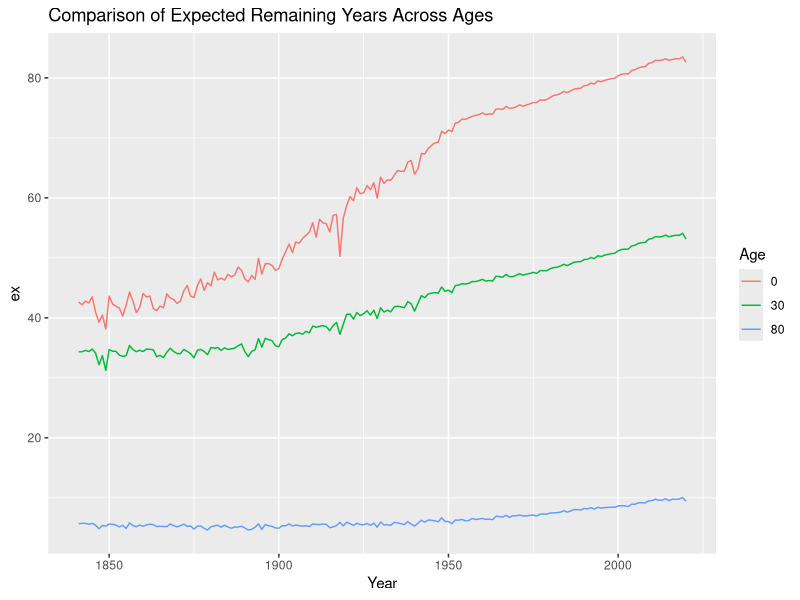
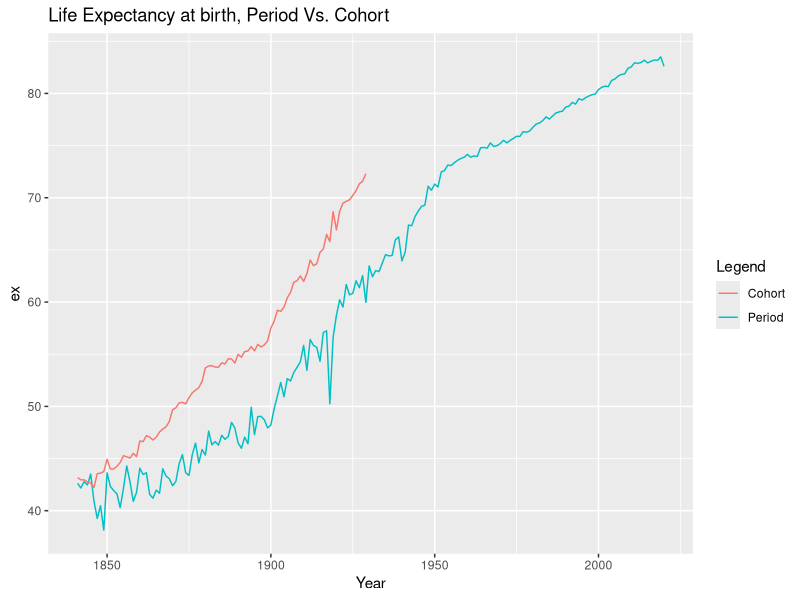

Source code (R) for these figures, in order:
##
## DEMO2002 - Life table II
##

#### Data preparation ####

Mx <- read.table("fltper_1x1.txt",
                 header=TRUE,fill=TRUE,skip=2)[,1:3]

Mx$Age[Mx$Age == "110+"] <- 110# change the "110+" to "110"
  Mx$Age <- as.numeric(Mx$Age)# convert to numeric value
  
  Mx2 <-read.table("fltcoh_1x1.txt",
                   header=TRUE,fill=TRUE,skip=2)[,1:3]

Mx2$Age[Mx2$Age == "110+"] <- 110# same for cohort data
  Mx2$Age <- as.numeric(Mx2$Age)# same for cohort data
  
  # change mx to numeric as well
  Mx2$mx <- as.numeric(ifelse(Mx2$mx==".","0",Mx2$mx))
  
Mx$Year <- as.numeric(Mx$Year)
Mx2$Year <- as.numeric(Mx2$Year)

#### We do it for one year #####

mx <- Mx[Mx$Year==2020,]$mx

sex <- "f"

N<-length(mx)

ax<-rep(0.5,N) 

if(sex=="m"){
  ax[1]<-ifelse(mx[1]<0.107,0.045+mx[1]*2.684,0.330)}
if(sex=="f"){
  ax[1]<-ifelse(mx[1]<0.107,0.053+2.800*mx[1],0.350)
}

# how to calculate qx for each age
# qx for last age group?
qx <- mx/(1 + (1 - ax)*mx)
qx[N] <- 1

px<-1-qx

lx<-100000

for(y in 1:(N-1)){          
  # write this loop yourself, we covered it last week
  lx[y+1] <- lx[y]*px[y]
}

dx <- lx*qx# calculate dx

Lx <- lx[-1] + ax[-N]*dx[-N] #calculate Lx, think in terms of vectors in calculation

Lx[N]<-ifelse(mx[N]>0,lx[N]/mx[N],0)                  

Tx<-c()

for(y in 1:N){
  # Calculate Tx
  Tx[y] <- sum(Lx[y:N])
}

ex <- Tx/lx # do it yourself

ex[1]

#### Putting it into a function ####

LifeTableMx<-function(mx,sex){
  
  N<-length(mx)
  
  ax<-rep(0.5,N) #this 
  
  if(sex=="m"){
    ax[1]<-ifelse(mx[1]<0.107,0.045+mx[1]*2.684,0.330)}
  if(sex=="f"){
    ax[1]<-ifelse(mx[1]<0.107,0.053+2.800*mx[1],0.350)
  }
  
  # We need the functions to calculate ex from qx
  
  qx <- mx/(1 + (1 - ax)*mx)
  qx[N] <- 1
  
  px<-1-qx
  
  lx<-100000
  
  for(y in 1:(N-1)){          

    lx[y+1] <- lx[y]*px[y]
  }
  
  dx <- lx*qx
  
  Lx <- lx[-1] + ax[-N]*dx[-N] 
  
  Lx[N]<-ifelse(mx[N]>0,lx[N]/mx[N],0)                  
  
  Tx<-c()
  
  for(y in 1:N){
    # Calculate Tx
    Tx[y] <- sum(Lx[y:N])
  }
  
  ex <- Tx/lx 
  
  Age<-0:110              
  ALL<-data.frame(Age,mx,lx,dx,Lx,Tx,ex)
  return(ALL)
}

#### loop for period life expectancy ####

LT_p <- c()

#You need to complete the loop function before running it
for (x in unique(Mx$Year)){
  mx <- Mx[Mx$Year == x,]$mx# specify mx within the loop  
  lt_x <- LifeTableMx(mx, 'f')
  lt_x$Year <- x
  LT_p <- rbind(LT_p,lt_x)
}

#### loop for cohort life expectancy ####

LT_c <- c()

#You need to complete the loop function before running it
for (y in unique(Mx2$Year)){
  mx2 <- Mx2[Mx2$Year == y,]$mx# specify mx2 within the loop  
  lt_y <- LifeTableMx(mx2, 'f')
  lt_y$Year <- y
  LT_c <- rbind(LT_c,lt_y)
}

#### Visualization ####

library(ggplot2)

# visualize 1) comparison across e(0), e(30), and e(80)
#           2) cohort and period e(0) together

ggplot() + 
  geom_line(data = LT_p[LT_p$Age == 0,], mapping = aes(x = Year, y = ex, color = "0")) + 
  geom_line(data = LT_p[LT_p$Age == 30,], mapping = aes(x = Year, y = ex, color = "30")) + 
  geom_line(data = LT_p[LT_p$Age == 80,], mapping = aes(x = Year, y = ex, color = "80")) + 
  labs(colour = "Age") + 
  ggtitle("Comparison of Expected Remaining Years Across Ages")

ggplot() + 
  geom_line(data = LT_p[LT_p$Age == 0,], mapping = aes(x = Year, y = ex, color = "Period")) + 
  geom_line(data = LT_c[LT_c$Age == 0,], mapping = aes(x = Year, y = ex, color = "Cohort")) + 
  labs(colour = "Legend") + ggtitle("Life Expectancy at birth, Period Vs. Cohort")

